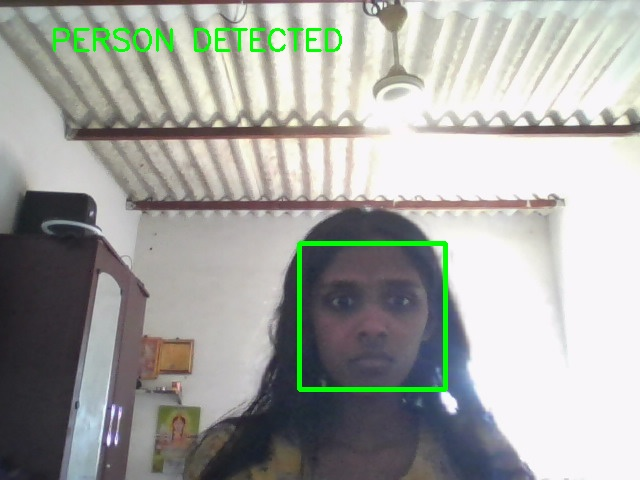
#> input picture alert_4.jpg, 640 x 480 px, given in place of the camera
$ python yolo.py
#> lines starting #> are read from the running program, lines starting #| are printed output that depends on the picture; after the words box and inside, x2 and y2 are one past the last pixel; in counts of white or black regions, pixels touching at a corner belong together
import cv2
import numpy as np
import os
import winsound

# Create folder for saving images
if not os.path.exists("images"):
    os.makedirs("images")

# Load face detector
face_cascade = cv2.CascadeClassifier(
    cv2.data.haarcascades + 'haarcascade_frontalface_default.xml'
)

# Start camera
cap = cv2.VideoCapture(0)

count = 0

while True:
    ret, frame = cap.read()
#> frame is the input picture: shape (480, 640, 3); mean B, G, R 160.9, 165.5, 163.6
    if not ret:
        break

    gray = cv2.cvtColor(frame, cv2.COLOR_BGR2GRAY)
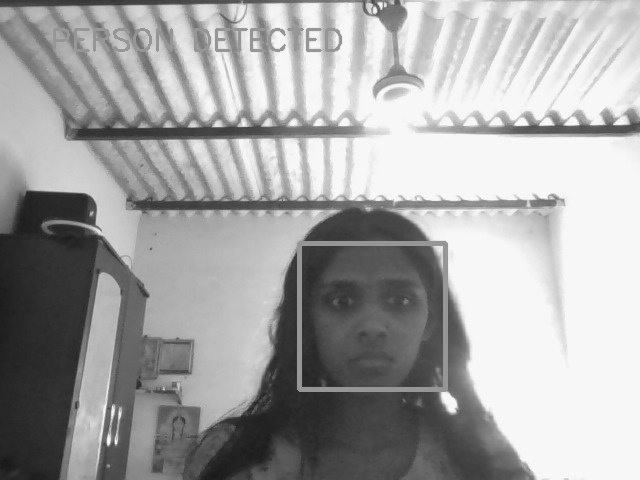
#> gray: shape (480, 640); min 25, max 254, mean 164.4

    # 👤 FACE DETECTION
    faces = face_cascade.detectMultiScale(gray, 1.3, 5)
#> faces = [[303, 248, 135, 135]]

    for (x, y, w, h) in faces:
        cv2.rectangle(frame, (x, y), (x+w, y+h), (0,255,0), 2)
#> this loop made 1 pass
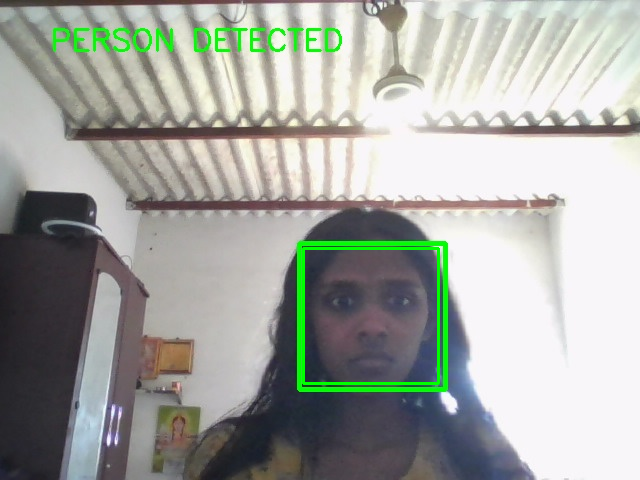
#> frame: shape (480, 640, 3); 0.53% of pixels changed, all inside (x1, y1, x2, y2) = (302, 247, 440, 385)

    # 🔊 PERSON ALERT
    if len(faces) > 0:
        cv2.putText(frame, "PERSON DETECTED", (50,50),
                    cv2.FONT_HERSHEY_SIMPLEX, 1, (0,255,0), 2)
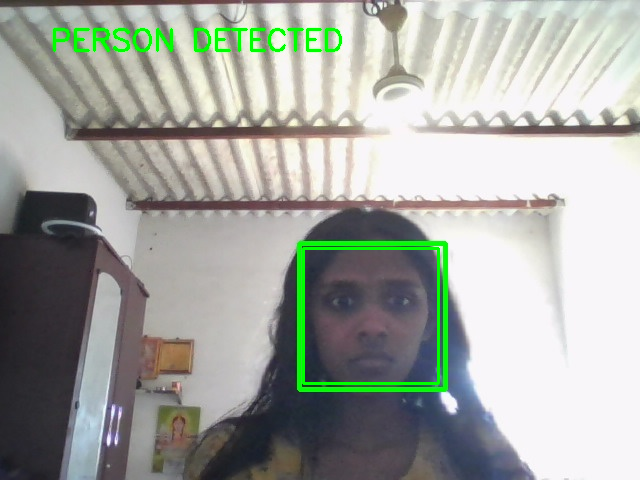
#> frame: shape (480, 640, 3); 0.75% of pixels changed, all inside (x1, y1, x2, y2) = (53, 28, 342, 52)

        winsound.Beep(1000, 300)

    # 🚨 VIOLENCE DETECTION (2+ faces)
    if len(faces) >= 2:
        cv2.putText(frame, "VIOLENCE DETECTED!", (50,100),
                    cv2.FONT_HERSHEY_SIMPLEX, 1, (0,0,255), 3)

        winsound.Beep(2000, 500)

        # Save image
        cv2.imwrite(f"images/violence_{count}.jpg", frame)
        count += 1

    # 🔪 WEAPON DETECTION (edge logic)
    edges = cv2.Canny(gray, 100, 200)
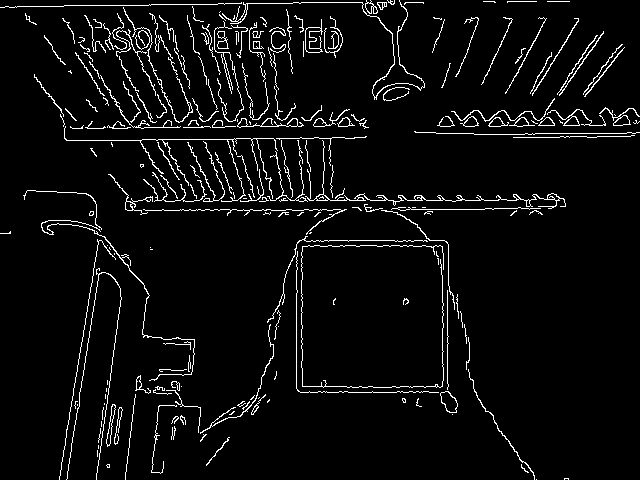
#> edges: shape (480, 640); 4.9% white in thin lines or dots
    edge_count = cv2.countNonZero(edges)
#> edge_count = 14935

    if edge_count > 50000:  # adjust if needed
        cv2.putText(frame, "WEAPON DETECTED!", (50,150),
                    cv2.FONT_HERSHEY_SIMPLEX, 1, (0,0,255), 3)

        winsound.Beep(2500, 500)

        # Save image
        cv2.imwrite(f"images/weapon_{count}.jpg", frame)
        count += 1

    # Show video
    cv2.imshow("AI SECURITY SYSTEM", frame)

    # Exit on ESC
    if cv2.waitKey(1) == 27:
#> (key Esc is pressed here)
        break

cap.release()
cv2.destroyAllWindows()
